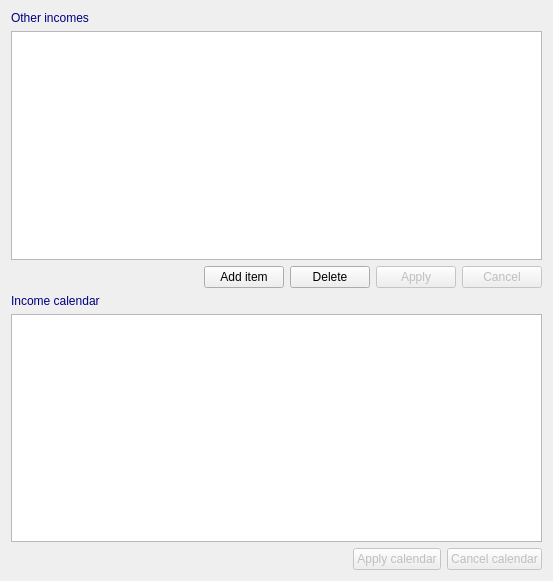
<?xml version="1.0" encoding="UTF-8"?>
<ui version="4.0">
 <class>otherincome</class>
 <widget class="QWidget" name="otherincome">
  <property name="geometry">
   <rect>
    <x>0</x>
    <y>0</y>
    <width>553</width>
    <height>581</height>
   </rect>
  </property>
  <property name="windowTitle">
   <string>Form</string>
  </property>
  <layout class="QVBoxLayout" name="verticalLayout">
   <item>
    <widget class="QLabel" name="Label2_2">
     <property name="enabled">
      <bool>true</bool>
     </property>
     <property name="palette">
      <palette>
       <active>
        <colorrole role="WindowText">
         <brush brushstyle="SolidPattern">
          <color alpha="255">
           <red>0</red>
           <green>0</green>
           <blue>128</blue>
          </color>
         </brush>
        </colorrole>
       </active>
       <inactive>
        <colorrole role="WindowText">
         <brush brushstyle="SolidPattern">
          <color alpha="255">
           <red>0</red>
           <green>0</green>
           <blue>128</blue>
          </color>
         </brush>
        </colorrole>
       </inactive>
       <disabled>
        <colorrole role="WindowText">
         <brush brushstyle="SolidPattern">
          <color alpha="255">
           <red>0</red>
           <green>0</green>
           <blue>128</blue>
          </color>
         </brush>
        </colorrole>
       </disabled>
      </palette>
     </property>
     <property name="toolTip">
      <string/>
     </property>
     <property name="text">
      <string>Other incomes</string>
     </property>
    </widget>
   </item>
   <item>
    <widget class="QTableView" name="AdvListView1">
     <property name="enabled">
      <bool>true</bool>
     </property>
     <property name="toolTip">
      <string/>
     </property>
    </widget>
   </item>
   <item>
    <layout class="QHBoxLayout" name="horizontalLayout">
     <item>
      <spacer name="horizontalSpacer_3">
       <property name="orientation">
        <enum>Qt::Horizontal</enum>
       </property>
       <property name="sizeHint" stdset="0">
        <size>
         <width>40</width>
         <height>20</height>
        </size>
       </property>
      </spacer>
     </item>
     <item>
      <widget class="QPushButton" name="BitBtn14">
       <property name="enabled">
        <bool>true</bool>
       </property>
       <property name="toolTip">
        <string/>
       </property>
       <property name="text">
        <string>Add item</string>
       </property>
       <property name="icon">
        <iconset resource="../images.qrc">
         <normaloff>:/images/new3.png</normaloff>:/images/new3.png</iconset>
       </property>
       <property name="flat">
        <bool>false</bool>
       </property>
      </widget>
     </item>
     <item>
      <widget class="QPushButton" name="BitBtn15">
       <property name="enabled">
        <bool>true</bool>
       </property>
       <property name="toolTip">
        <string/>
       </property>
       <property name="text">
        <string>Delete</string>
       </property>
       <property name="icon">
        <iconset resource="../images.qrc">
         <normaloff>:/images/delete3.png</normaloff>:/images/delete3.png</iconset>
       </property>
       <property name="flat">
        <bool>false</bool>
       </property>
      </widget>
     </item>
     <item>
      <widget class="QPushButton" name="BitBtn9">
       <property name="enabled">
        <bool>false</bool>
       </property>
       <property name="toolTip">
        <string/>
       </property>
       <property name="text">
        <string>Apply</string>
       </property>
       <property name="icon">
        <iconset resource="../images.qrc">
         <normaloff>:/images/apply.png</normaloff>:/images/apply.png</iconset>
       </property>
       <property name="flat">
        <bool>false</bool>
       </property>
      </widget>
     </item>
     <item>
      <widget class="QPushButton" name="BitBtn10">
       <property name="enabled">
        <bool>false</bool>
       </property>
       <property name="toolTip">
        <string/>
       </property>
       <property name="text">
        <string>Cancel</string>
       </property>
       <property name="icon">
        <iconset resource="../images.qrc">
         <normaloff>:/images/cancel.png</normaloff>:/images/cancel.png</iconset>
       </property>
       <property name="flat">
        <bool>false</bool>
       </property>
      </widget>
     </item>
    </layout>
   </item>
   <item>
    <widget class="QLabel" name="Label2">
     <property name="enabled">
      <bool>true</bool>
     </property>
     <property name="palette">
      <palette>
       <active>
        <colorrole role="WindowText">
         <brush brushstyle="SolidPattern">
          <color alpha="255">
           <red>0</red>
           <green>0</green>
           <blue>128</blue>
          </color>
         </brush>
        </colorrole>
       </active>
       <inactive>
        <colorrole role="WindowText">
         <brush brushstyle="SolidPattern">
          <color alpha="255">
           <red>0</red>
           <green>0</green>
           <blue>128</blue>
          </color>
         </brush>
        </colorrole>
       </inactive>
       <disabled>
        <colorrole role="WindowText">
         <brush brushstyle="SolidPattern">
          <color alpha="255">
           <red>0</red>
           <green>0</green>
           <blue>128</blue>
          </color>
         </brush>
        </colorrole>
       </disabled>
      </palette>
     </property>
     <property name="toolTip">
      <string/>
     </property>
     <property name="text">
      <string>Income calendar</string>
     </property>
    </widget>
   </item>
   <item>
    <widget class="QTableView" name="AdvListView2">
     <property name="enabled">
      <bool>true</bool>
     </property>
     <property name="toolTip">
      <string/>
     </property>
    </widget>
   </item>
   <item>
    <layout class="QHBoxLayout" name="horizontalLayout_3">
     <item>
      <spacer name="horizontalSpacer_2">
       <property name="orientation">
        <enum>Qt::Horizontal</enum>
       </property>
       <property name="sizeHint" stdset="0">
        <size>
         <width>40</width>
         <height>20</height>
        </size>
       </property>
      </spacer>
     </item>
     <item>
      <widget class="QPushButton" name="BitBtn11">
       <property name="enabled">
        <bool>false</bool>
       </property>
       <property name="toolTip">
        <string>Save the current record</string>
       </property>
       <property name="text">
        <string>Apply calendar</string>
       </property>
       <property name="icon">
        <iconset resource="../images.qrc">
         <normaloff>:/images/apply.png</normaloff>:/images/apply.png</iconset>
       </property>
       <property name="flat">
        <bool>false</bool>
       </property>
      </widget>
     </item>
     <item>
      <widget class="QPushButton" name="BitBtn12">
       <property name="enabled">
        <bool>false</bool>
       </property>
       <property name="toolTip">
        <string>Restore the current record</string>
       </property>
       <property name="text">
        <string>Cancel calendar</string>
       </property>
       <property name="icon">
        <iconset resource="../images.qrc">
         <normaloff>:/images/cancel.png</normaloff>:/images/cancel.png</iconset>
       </property>
       <property name="flat">
        <bool>false</bool>
       </property>
      </widget>
     </item>
    </layout>
   </item>
  </layout>
 </widget>
 <resources>
  <include location="../images.qrc"/>
 </resources>
 <connections/>
</ui>
